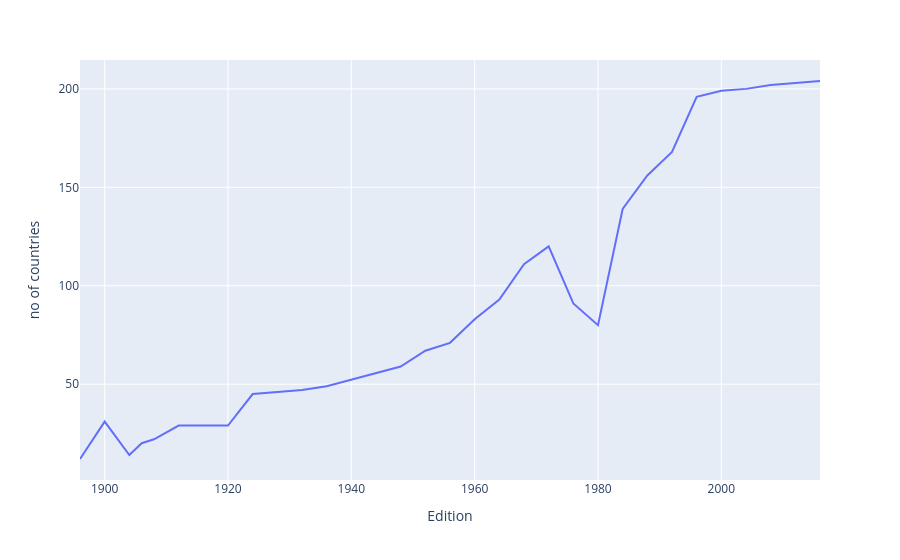

The code cell stored with this chart in its notebook:
### Code cell
import plotly.express as px
fig = px.line(nations_over_time, x="Edition", y="no of countries")
nations_over_time.sort_values('Edition', inplace=True, ascending=True)
fig.show()

### Figure 1 — Plotly figure (JSON) as saved in the notebook; plotly's stock layout.template omitted (floating-point values rounded to 4 significant figures)
{"data": [{"hovertemplate": "Edition=%{x}<br>no of countries=%{y}<extra></extra>", "legendgroup": "", "line": {"color": "#636efa", "dash": "solid"}, "marker": {"symbol": "circle"}, "mode": "lines", "name": "", "orientation": "v", "showlegend": false, "type": "scatter", "x": [1896, 1900, 1904, 1906, 1908, 1912, 1920, 1924, 1928, 1932, 1936, 1948, 1952, 1956, 1960, 1964, 1968, 1972, 1976, 1980, 1984, 1988, 1992, 1996, 2000, 2004, 2008, 2012, 2016], "xaxis": "x", "y": [12, 31, 14, 20, 22, 29, 29, 45, 46, 47, 49, 59, 67, 71, 83, 93, 111, 120, 91, 80, 139, 156, 168, 196, 199, 200, 202, 203, 204], "yaxis": "y"}], "layout": {"legend": {"tracegroupgap": 0}, "margin": {"t": 60}, "xaxis": {"anchor": "y", "domain": [0, 1], "title": {"text": "Edition"}}, "yaxis": {"anchor": "x", "domain": [0, 1], "title": {"text": "no of countries"}}}}
